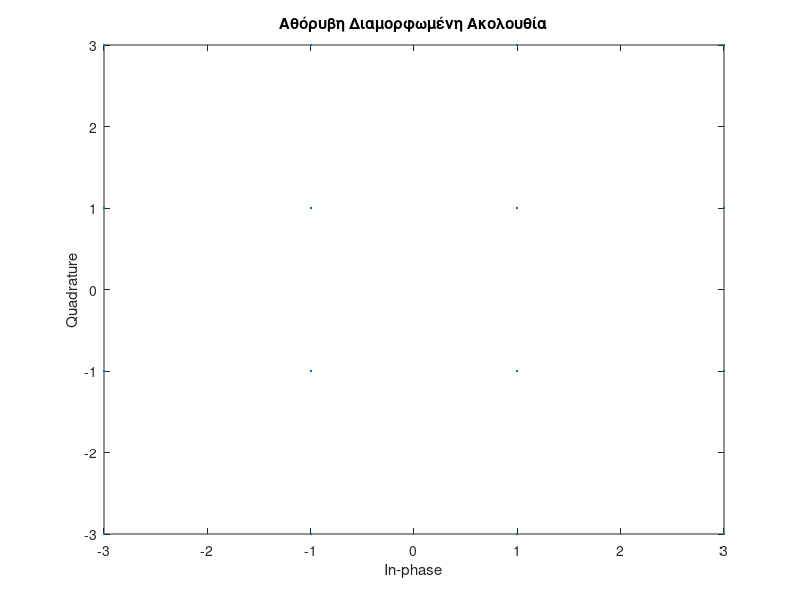
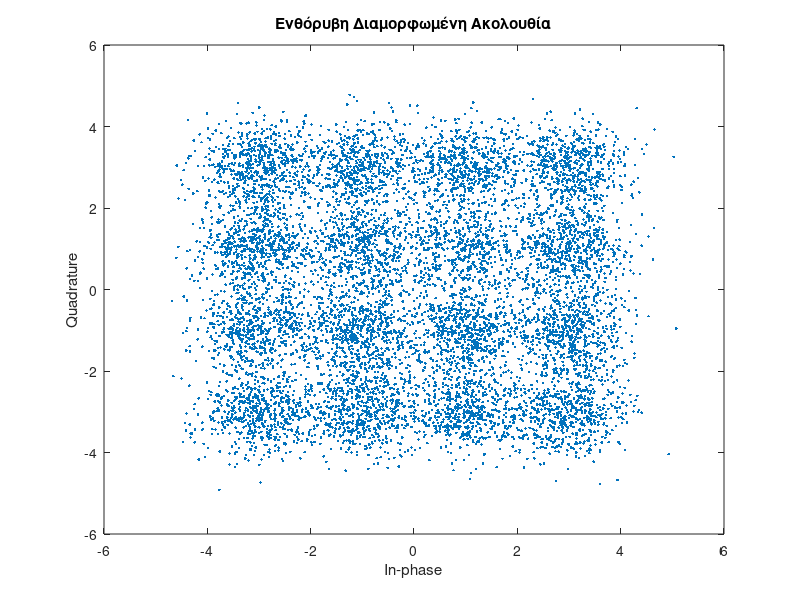

Recreate these plots in MATLAB, in order.
clear;
close all;

x = randi([0 15], 10000, 1);

% Διαμόρφωση 16QAM
x_qammod = qammod(x, 16);

% Διάγραμμα αστερισμού της αθόρυβης διαμορφωμένης ακολουθίας
figure;
scatterplot(x_qammod);
title('Αθόρυβη Διαμορφωμένη Ακολουθία');

% Προσθήκη θορύβου AWGN με SNR = 12 dB
x_qammod_awgn = awgn(x_qammod, 12, 'measured');

% Διάγραμμα αστερισμού της ενθόρυβης διαμορφωμένης ακολουθίας
figure;
scatterplot(x_qammod_awgn);
title('Ενθόρυβη Διαμορφωμένη Ακολουθία');

% Αποδιαμόρφωση της ενθόρυβης ακολουθίας
x_qamdemod = qamdemod(x_qammod_awgn, 16);

% Υπολογισμός του Bit Error Rate (BER)
[numErrors, errorRate] = biterr(x, x_qamdemod);

% Εμφάνιση των αποτελεσμάτων
disp(['Error number: ', num2str(numErrors)]);
disp(['Error Rate: ', num2str(errorRate)]);
